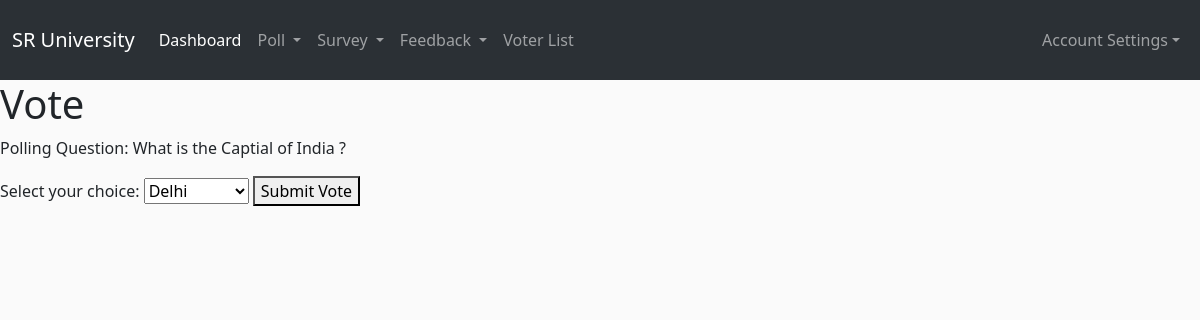
Page /SR University/vote/1/ (signed in) on the committed database.
### accounts/models.py (models this page shows, shortened)
class Organization(models.Model):
    name = models.CharField(max_length=100)
    admin = models.OneToOneField(User, on_delete=models.CASCADE)
    role = models.CharField(max_length=100)
    id_number = models.CharField(max_length=100, blank=True, null=True)
    department = models.CharField(max_length=100, blank=True, null=True)
    id_proof = models.ImageField(upload_to='id_proofs/', blank=True, null=True)

class Poll(models.Model):
    question = models.CharField(max_length=255)
    start_time = models.DateTimeField()
    end_time = models.DateTimeField()
    admin = models.ForeignKey(User, on_delete=models.CASCADE)

### VotingProject/views.py (the view, shortened to what this page needs)
# urls.py: path('<str:org_name>/vote/<str:poll_id>/',views.vote,name='vote'),
@login_required
def vote(request,org_name, poll_id):
    poll = get_object_or_404(Poll, pk=poll_id)
    username=request.user.username
    org=Organization.objects.get(admin__username=username)
    context={'org':org,'org_name': org_name,'poll': poll}
    return render(request, 'org/poll_vote.html', context)

### templates/org/poll_vote.html (shortened to what this page needs)
{% extends 'org/org_base.html' %} {% block content %}
<h1>Vote</h1>
<p>Polling Question: {{ poll.question }}</p>
<form method="POST" action="{{org_name}}/vote/{{poll.poll_id}}/">
  <label for="choice">Select your choice:</label>
  <select name="choice" id="choice">
    {% for choice in poll.choice_set.all %}
    <option value="{{ choice.id }}">{{ choice.choice_text }}</option>
    {% endfor %}
  </select>
  <button type="submit">Submit Vote</button>
</form>
{% endblock %}

### templates/org/org_base.html (shortened to what this page needs)
{% load static %}
<!DOCTYPE html>
<html lang="en">
  <head>
    <link
      href="https://cdn.jsdelivr.net/npm/bootstrap@5.3.3/dist/css/bootstrap.min.css"
      rel="stylesheet"
    />
    <link
      href="https://getbootstrap.com/docs/5.3/assets/css/docs.css"
      rel="stylesheet"
    />
    <link rel="stylesheet" href="{% static 'assets/css/admin.css' %}" />
    <link
      href="https://maxcdn.bootstrapcdn.com/font-awesome/4.3.0/css/font-awesome.min.css"
      rel="stylesheet"
    />
  </head>
  <body>
    <section>
      <nav
        class="navbar navbar-expand-lg bg-body-tertiary"
        data-bs-theme="dark"
        style="padding-top: 20px; padding-bottom: 20px"
      >
        <div class="container-fluid">
          <a class="navbar-brand" href="#">{{org.name}}</a>
          <div
            class="collapse navbar-collapse justify-content-between"
            id="navbarNavDropdown"
          >
            <ul class="navbar-nav">
              <li class="nav-item">
                <a
                  class="nav-link active"
                  aria-current="page"
                  href="{% url 'org_dashboard' org_name=org_name %}"
                  >Dashboard</a
                >
              </li>
              <li class="nav-item dropdown">
                <a
                  class="nav-link dropdown-toggle"
                  href="#"
                  role="button"
                  data-bs-toggle="dropdown"
                  aria-expanded="false"
                >
                  Poll
                </a>
              </li>
              <li class="nav-item dropdown">
                <a
                  class="nav-link dropdown-toggle"
                  href="#"
                  role="button"
                  data-bs-toggle="dropdown"
                  aria-expanded="false"
                >
                  Survey
                </a>
              </li>
              <li class="nav-item dropdown">
                <a
                  class="nav-link dropdown-toggle"
                  href="#"
                  role="button"
                  data-bs-toggle="dropdown"
                  aria-expanded="false"
                >
                  Feedback
                </a>
                <li class="nav-item">
                <a
                  class="nav-link"
                  aria-current="page"
                  href="{% url 'voter_list' org_name=org_name %}"
                  >Voter List</a
                >
              </li>
              </li>
            </ul>
            <ul class="navbar-nav">
              <li class="nav-item dropdown">
                <a
                  class="nav-link dropdown-toggle"
                  href="#"
                  role="button"
                  data-bs-toggle="dropdown"
                  aria-expanded="false"
                  >Account Settings</a
                >
              </li>
            </ul>
          </div>
        </div>
      </nav>
    </section>
    {% block content %}{% endblock %}
  </body>
</html>

### static/assets/css/admin.css (style rules this page uses)
body { margin-top:0px; background:#FAFAFA; }

### rows in the picture
Organization: name "SR University"
Poll: question "What is the Captial of India ?"

### other values in the picture
form field choice "Delhi"
